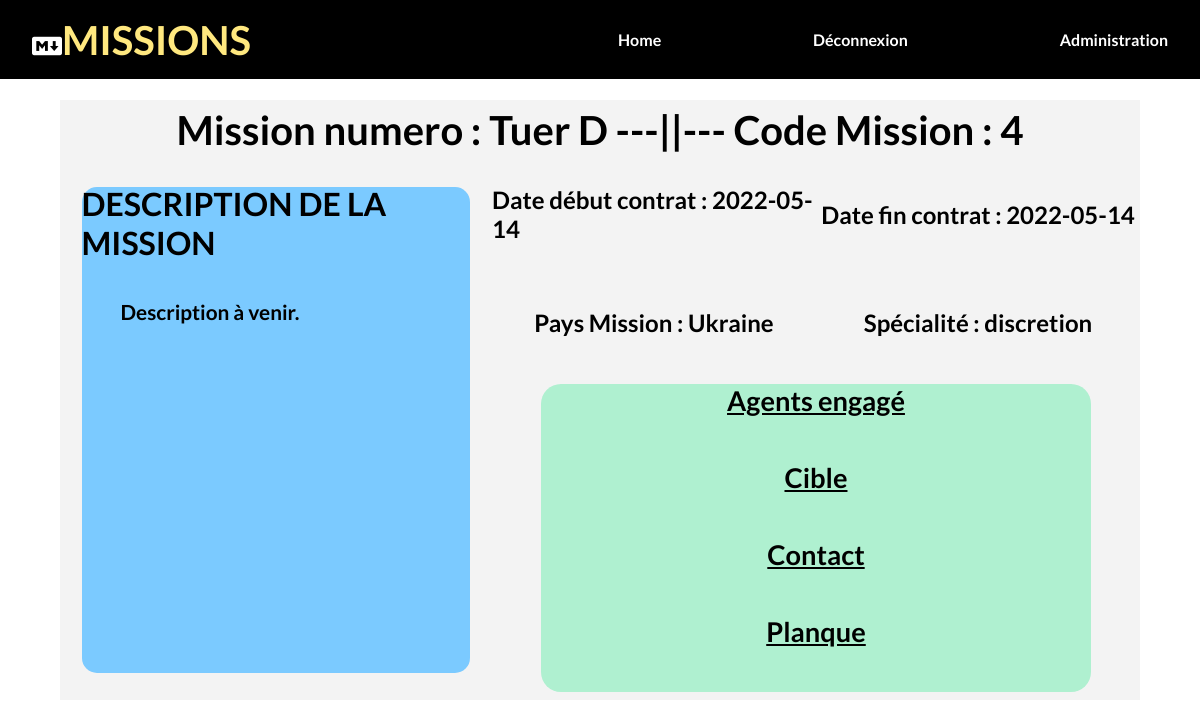
/views/mission.php?id=4 (signed in), run on the app's committed database.
### tables this page shows
CREATE TABLE IF NOT EXISTS `mission` (
  `id` int(11) NOT NULL AUTO_INCREMENT,
  `nom` varchar(50) NOT NULL,
  `description` text NOT NULL,
  `code` int(11) NOT NULL,
  `pays` varchar(50) NOT NULL,
  `type` varchar(255) NOT NULL,
  `specialite_requis` varchar(50) NOT NULL,
  `date_debut` date NOT NULL,
  `date_fin` date NOT NULL,
  `statut` varchar(255) NOT NULL,
  PRIMARY KEY (`id`)
);

### includes/fonction.php (called while the page is built, shortened)
<?php
function isConnected()
{
    return (bool)(isset($_SESSION['id']) && !empty($_SESSION['id']) && is_numeric($_SESSION['id']));
}

### includes/variable.php (called while the page is built, shortened)
<?php
require_once "connexion_bdd.php";
$getId = strip_tags(htmlspecialchars($_GET['id']));
$mission = $bdd->prepare('SELECT * FROM mission WHERE id = :id');
$mission->bindValue('id', $getId);
$mission->execute();
$Miss = $mission->fetch();

### views/mission.php (the view, shortened to what this page needs)
<?php
require_once "header.php";
require_once "..\includes/variable.php";
if (isConnected()) {
?>
    <html>
    <body>
        <section class="container3">
            <div class="container3-1">
                <div class="container3-2">
                    <div class="blocMissionHaut">
                        <div class="titreBlocMissionHaut"><?php echo "Mission numero : " . $Miss['nom'] . " ---||--- Code Mission : " . $Miss['code']; ?></div>
                    </div>
                    <div class="blocDetailMission">
                        <div class="blocDescriptionG">
                            <div class="blocDescriptionG-1">
                                <div class="blocTitreDescG-1">
                                    <div class="titreDescG-1">Description de la mission</div>
                                </div>
                                <div class="blocDescG-1">
                                    <div class="DescG-1"><?php echo  $Miss['description']; ?></div>
                                </div>
                            </div>
                        </div>
                        <div class="blocInfoD">
                            <div class="blocDate">
                                <div class="blocDateDebut">
                                    <div class="date"><?php echo  "Date début contrat : " . $Miss['date_debut']; ?></div>
                                </div>
                                <div class="blocDateFin">
                                    <div class="date"><?php echo  "Date fin contrat : " . $Miss['date_fin']; ?></div>
                                </div>
                            </div>
                            <div class="blocI-1">
                                <div class="blocI-2">
                                    <div class="info"><?php echo  "Pays Mission : " . $Miss['pays']; ?></div>
                                </div>
                                <div class="blocI-2">
                                    <div class="info"><?php echo  "Spécialité : " . $Miss['specialite_requis']; ?></div>
                                </div>
                            </div>
                            <div class="blocI-3">
                                <div class="blocI-3G">
                                    <div class="blocGeneral">
                                        <div class="titreBC">Agents engagé</div>
                                    </div>
                                    <div class="blocGeneral">
                                        <div class="titreBC">Cible</div>
                                    </div>
                                    <div class="blocGeneral">
                                        <div class="titreBC">Contact</div>
                                    </div>
                                    <div class="blocGeneral">
                                        <div class="titreBC">Planque</div>
                                    </div>
                                </div>
                            </div>
                        </div>
                    </div>
                </div>
            </div>
        </section>
    </body>
    </html>
<?php
} else {
    header("Location: ..\index.php");
}
?>

### css&js/style.css (style rules this page uses)
* { margin: 0; padding: 0; box-sizing: border-box; }
html { font-size: 16px; scroll-behavior: smooth; }
body { font-family: 'Lato', sans-serif; font-weight: bold; }
.container3 { width: 100%; height: 100vh; }
.container3-1 { width: 100%; height: 100%; display: flex; align-items: center; justify-content: center; }
.container3-2 { width: 90%; height: 75%; background-color: rgb(243, 243, 243); }
.blocMissionHaut { width: 100%; height: 10%; display: flex; align-items: center; justify-content: center; }
.titreBlocMissionHaut { text-align: center; font-size: 2.5rem; }
.blocDetailMission { width: 100%; height: 90%; display: flex; flex-direction: row; }
.blocDescriptionG { width: 40%; height: 100%; display: flex; align-items: center; justify-content: center; }
.blocDescriptionG-1 { width: 90%; height: 90%; background-color: rgb(123, 202, 255); border-radius: 15px; }
.blocTitreDescG-1 { width: 100%; height: 15%; display: flex; align-items: center; justify-content: center; }
.titreDescG-1 { font-size: 2rem; text-transform: uppercase; }
.blocDescG-1 { width: 100%; height: 85%; padding: 10%; }
.DescG-1 { font-size: 1.3rem; text-align: justify; }
.blocInfoD { width: 60%; height: 100%; display: flex; flex-direction: column; }
.blocDate, .blocI-1 { width: 100%; height: 20%; display: flex; flex-direction: row; }
.blocDateDebut, .blocDateFin, .blocI-2 { width: 50%; height: 100%; display: flex; align-items: center; justify-content: center; }
.date, .info { font-size: 1.5rem; }
.blocI-3 { width: 100%; height: 60%; display: flex; flex-direction: row; align-items: center; justify-content: center; }
.blocI-3G { width: 85%; height: 95%; display: flex; flex-direction: column; background-color: rgb(175, 240, 208); border-radius: 20px; }
.blocGeneral { width: 100%; height: 25%; display: flex; flex-direction: column; align-items: center; }
.titreBC { font-size: 1.7rem; text-decoration: underline; }

### data on the page
mission: nom "Tuer D", code "4", description "Description à venir.", date_debut "2022-05-14", date_fin "2022-05-14", pays "Ukraine", specialite_requis "discretion"
